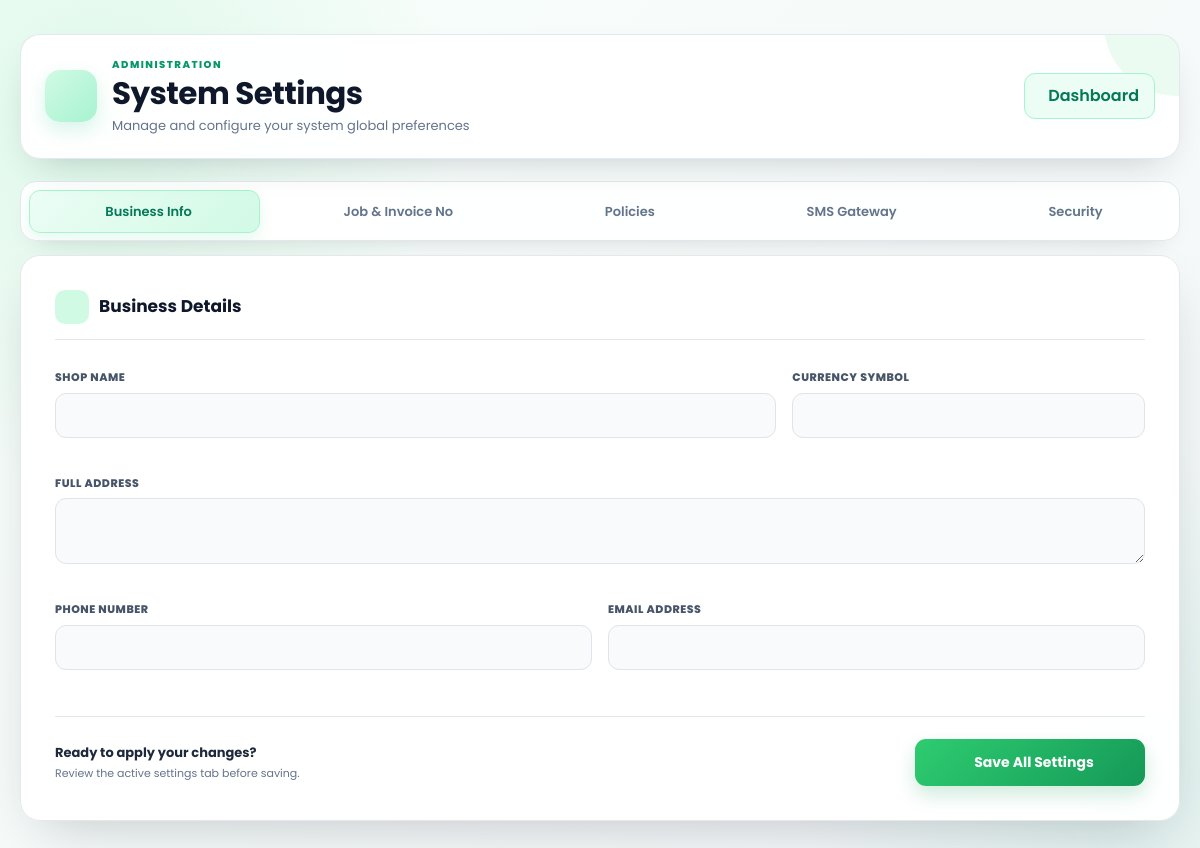
/profile_settings.php, run on an earlier commit of the app's database.
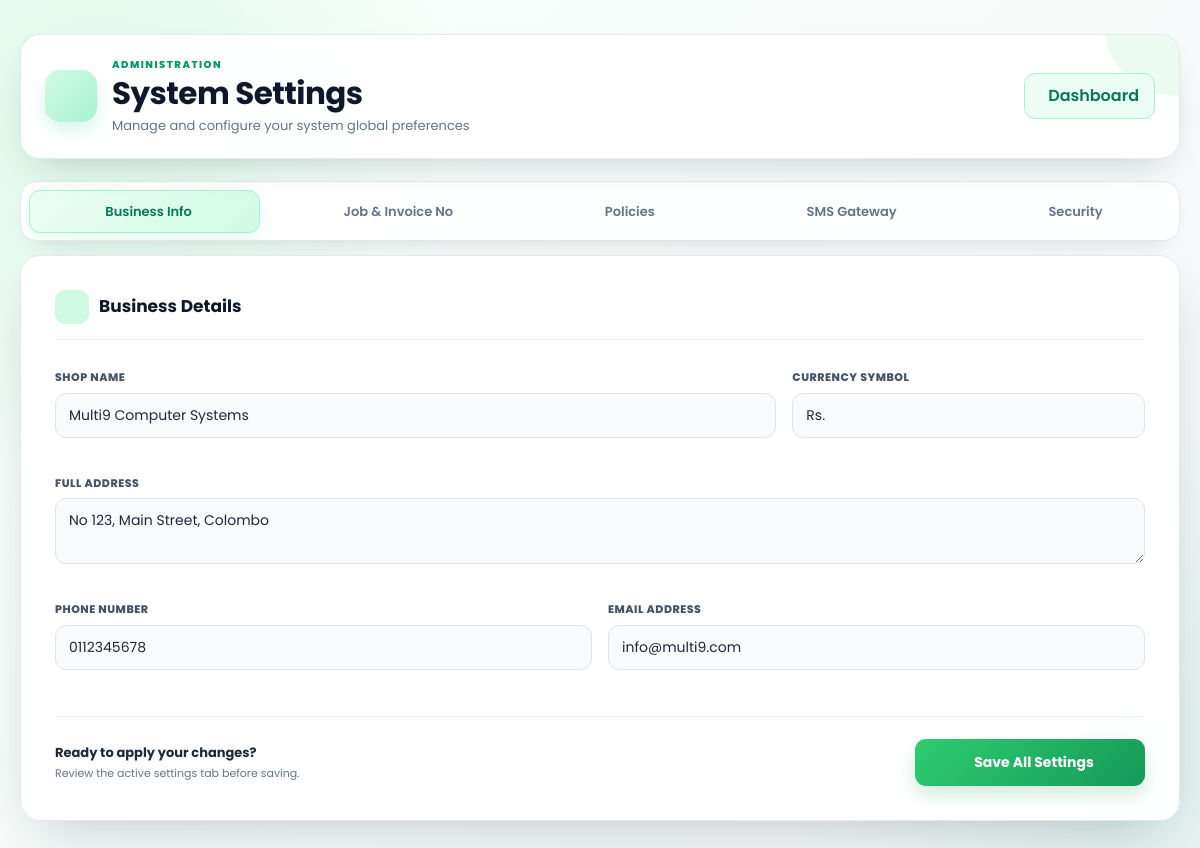
And on a later commit of the database.
### tables this page shows
CREATE TABLE `system_settings` (
  `id` int(11) NOT NULL,
  `shop_name` varchar(255) NOT NULL,
  `shop_address` text DEFAULT NULL,
  `shop_phone` varchar(20) DEFAULT NULL,
  `shop_email` varchar(100) DEFAULT NULL,
  `currency` varchar(10) DEFAULT 'Rs.',
  `job_prefix` varchar(20) DEFAULT 'ORD-',
  `next_job_no` int(11) DEFAULT 1000,
  `storage_limit` int(11) DEFAULT 0,
  `monthly_fee` decimal(10,2) DEFAULT 0.00,
  `disposal_limit` int(11) DEFAULT 0,
  `sms_api_key` text DEFAULT NULL,
  `invoice_prefix` varchar(20) DEFAULT 'INV-',
  `next_invoice_no` int(11) DEFAULT 1000,
  `invoice_terms` text DEFAULT NULL,
  `admin_password` varchar(255) DEFAULT 'admin123'
);

### profile_settings.php (the view, shortened to what this page needs)
<?php
include 'db_config.php';
$res = $conn->query("SELECT * FROM system_settings WHERE id=1");
$st = $res->fetch_assoc();
?>
<!DOCTYPE html>
<html lang="en">
<head>
    <link href="https://cdn.jsdelivr.net/npm/bootstrap@5.3.0/dist/css/bootstrap.min.css" rel="stylesheet">
    <link rel="stylesheet" href="CSS/global.css">
</head>
<body id="settingsBody" class="<?= isset($_COOKIE['darkMode']) && $_COOKIE['darkMode'] === 'enabled' ? 'dark-mode' : '' ?>">
<div class="container main-container">
    <div class="page-header">
        <div class="header-copy">
            <div class="page-icon" aria-hidden="true"><i class="ph-fill ph-gear"></i></div>
            <div>
                <span class="header-kicker">Administration</span>
                <h2 class="fw-bold">System Settings</h2>
                <p>Manage and configure your system global preferences</p>
            </div>
        </div>
        <a href="index.php" class="btn-back"><i class="ph ph-house"></i> Dashboard</a>
    </div>
    <ul class="nav nav-tabs" id="settingTabs" role="tablist">
        <li class="nav-item"><button class="nav-link active" data-bs-toggle="tab" data-bs-target="#tab-business"><i class="ph-fill ph-storefront"></i> Business Info</button></li>
        <li class="nav-item"><button class="nav-link" data-bs-toggle="tab" data-bs-target="#tab-numbering"><i class="ph-fill ph-list-numbers"></i> Job & Invoice No</button></li>
        <li class="nav-item"><button class="nav-link" data-bs-toggle="tab" data-bs-target="#tab-policy"><i class="ph-fill ph-scales"></i> Policies</button></li>
        <li class="nav-item"><button class="nav-link" data-bs-toggle="tab" data-bs-target="#tab-sms"><i class="ph-fill ph-chat-teardrop-text"></i> SMS Gateway</button></li>
        <li class="nav-item"><button class="nav-link" data-bs-toggle="tab" data-bs-target="#tab-security"><i class="ph-fill ph-shield-check"></i> Security</button></li>
    </ul>
    <div class="card settings-card">
        <form method="POST">
            <div class="tab-content">
                <div class="tab-pane fade show active" id="tab-business">
                    <div class="section-title"><i class="ph-fill ph-info"></i> Business Details</div>
                    <div class="row g-3">
                        <div class="col-md-8 mb-3"><label class="form-label">Shop Name</label><input type="text" name="shop_name" class="form-control" value="<?= $st['shop_name'] ?>" required></div>
                        <div class="col-md-4 mb-3"><label class="form-label">Currency Symbol</label><input type="text" name="currency" class="form-control" value="<?= $st['currency'] ?>"></div>
                        <div class="col-12 mb-3"><label class="form-label">Full Address</label><textarea name="shop_address" class="form-control" rows="2"><?= $st['shop_address'] ?></textarea></div>
                        <div class="col-md-6 mb-3"><label class="form-label">Phone Number</label><input type="text" name="shop_phone" class="form-control" value="<?= $st['shop_phone'] ?>"></div>
                        <div class="col-md-6 mb-3"><label class="form-label">Email Address</label><input type="email" name="shop_email" class="form-control" value="<?= $st['shop_email'] ?>"></div>
                    </div>
                </div>
            </div>
            <div class="save-actions">
                <div class="save-copy">
                    <strong>Ready to apply your changes?</strong>
                    <span>Review the active settings tab before saving.</span>
                </div>
                <button type="submit" name="update_settings" class="btn-save-main">
                    <i class="ph-fill ph-floppy-disk"></i> Save All Settings
                </button>
            </div>
        </form>
    </div>
</div>
</body>
</html>

What changed in the data, as far as the page shows it:
added system_settings: shop_name "Multi9 Computer Systems", currency "Rs.", shop_address "No 123, Main Street, Colombo", shop_phone "0112345678", shop_email "info@multi9.com"
